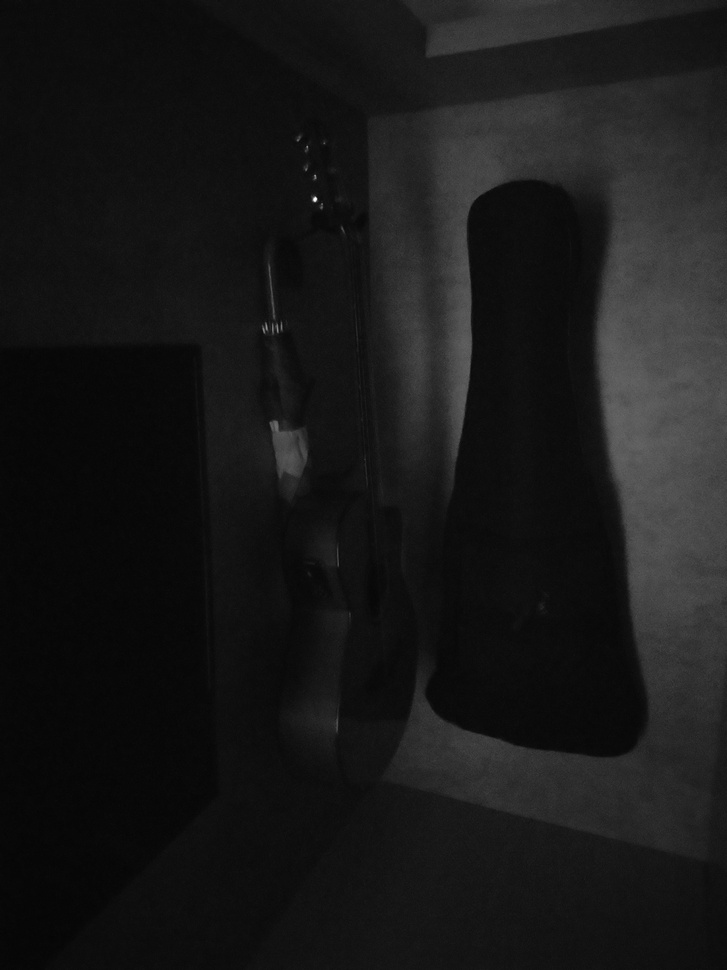
//> input picture dftfilter/exer10_pre.jpg, 727 x 970 px, shrunk from 3000 x 4000 before the run
$ ./dftfilter exer10_pre.jpg   (built with g++ and OpenCV 4)
//> lines starting //> are read from the running program, lines starting //| are printed output that depends on the picture
#include <iostream>
#include <vector>
#include <opencv2/opencv.hpp>

void swapQuadrants(cv::Mat& image) {
  cv::Mat tmp, A, B, C, D;

  // se a imagem tiver tamanho impar, recorta a regiao para o maior
  // tamanho par possivel (-2 = 1111...1110)
  image = image(cv::Rect(0, 0, image.cols & -2, image.rows & -2));

  int centerX = image.cols / 2;
  int centerY = image.rows / 2;

  // rearranja os quadrantes da transformada de Fourier de forma que
  // a origem fique no centro da imagem
  // A B   ->  D C
  // C D       B A
  A = image(cv::Rect(0, 0, centerX, centerY));
  B = image(cv::Rect(centerX, 0, centerX, centerY));
  C = image(cv::Rect(0, centerY, centerX, centerY));
  D = image(cv::Rect(centerX, centerY, centerX, centerY));

  // swap quadrants (Top-Left with Bottom-Right)
  A.copyTo(tmp);
  D.copyTo(A);
  tmp.copyTo(D);

  // swap quadrant (Top-Right with Bottom-Left)
  C.copyTo(tmp);
  B.copyTo(C);
  tmp.copyTo(B);
}

void makeFilter(const cv::Mat &image, cv::Mat &filter, float gL, float gH, float c, float D0){
    cv::Mat_<float> filter2D(image.rows, image.cols);
    int centerX = image.cols / 2;
    int centerY = image.rows / 2;

    for (int i = 0; i < image.rows; i++) {
        for (int j = 0; j < image.cols; j++) {
            filter2D.at<float>(i, j) = (gH - gL)*(1 - exp(-c*(((i - centerY)*(i - centerY) + (j - centerX)*(j - centerX))/(D0*D0)))) + gL;
        }
    }

    cv::Mat planes[] = {cv::Mat_<float>(filter2D), cv::Mat::zeros(filter2D.size(), CV_32F)};
    cv::merge(planes, 2, filter);
}

cv::Mat filter, complexImage, complexImageFiltered, image, result;
std::vector<cv::Mat> planos;
int gL = 1, gH = 2, c = 1, D0 = 4;

void applyFilter(int, void*) {
    // cria e aplica o filtro
    makeFilter(complexImage, filter, gL/10.0, gH/10.0, c/10.0, D0/10.0);
    cv::mulSpectrums(complexImage, filter, complexImageFiltered, 0);

    // calcula a DFT inversa
    swapQuadrants(complexImageFiltered);
    cv::idft(complexImageFiltered, complexImageFiltered);

    // planos[0] : Re(DFT(image)
    // planos[1] : Im(DFT(image)
    cv::split(complexImageFiltered, planos);

    // recorta a imagem filtrada para o tamanho original
    // selecionando a regiao de interesse (roi)
    cv::Rect roi(0, 0, image.cols, image.rows);
    result = planos[0](roi);

    // normaliza a parte real para exibicao
    cv::normalize(result, result, 0, 1, cv::NORM_MINMAX);

    cv::imshow("saida", result);
}

int main(int argc, char** argv) {
    cv::Mat padded;
    std::vector<cv::Mat> planos;

    // abre a imagem
    image = imread(argv[1], cv::IMREAD_GRAYSCALE);
//> image is the input picture: 970 rows x 727 cols, CV_8UC1; min 5, max 255, mean 24.2
    if (image.empty()) {
        std::cout << "Erro abrindo imagem" << argv[1] << std::endl;
        return EXIT_FAILURE;
    }

    // expande a imagem de entrada para o melhor tamanho no qual a DFT pode ser
    // executada, preenchendo com zeros a lateral inferior direita.
    int dft_M = cv::getOptimalDFTSize(image.rows);
//> dft_M = 972
    int dft_N = cv::getOptimalDFTSize(image.cols);
//> dft_N = 729
    cv::copyMakeBorder(image, padded, 0, dft_M - image.rows, 0, dft_N - image.cols, cv::BORDER_CONSTANT, cv::Scalar::all(0));

    // prepara a matriz complexa para ser preenchida
    // primeiro a parte real, contendo a imagem de entrada
    planos.push_back(cv::Mat_<float>(padded));
    // depois a parte imaginaria com valores nulos
    planos.push_back(cv::Mat::zeros(padded.size(), CV_32F));
//> planos[1]: 972 rows x 729 cols, CV_32FC1; every value is 0

    // combina os planos em uma unica estrutura de dados complexa
    cv::merge(planos, complexImage);

    // calcula a DFT
    cv::dft(complexImage, complexImage);

    // inverte os quadrantes
    swapQuadrants(complexImage);

    // cria uma janela para mostrar a saida
    cv::namedWindow("saida", cv::WINDOW_NORMAL);

    cv::createTrackbar("gL", "saida", &gL, 100, applyFilter, nullptr);
    cv::createTrackbar("gH", "saida", &gH, 100, applyFilter, nullptr);
    cv::createTrackbar("c", "saida", &c, 100, applyFilter, nullptr);
    cv::createTrackbar("D0", "saida", &D0, 100, applyFilter, nullptr);
    cv::waitKey();
//> in applyFilter, `cv::split(complexImageFiltered, planos);`:
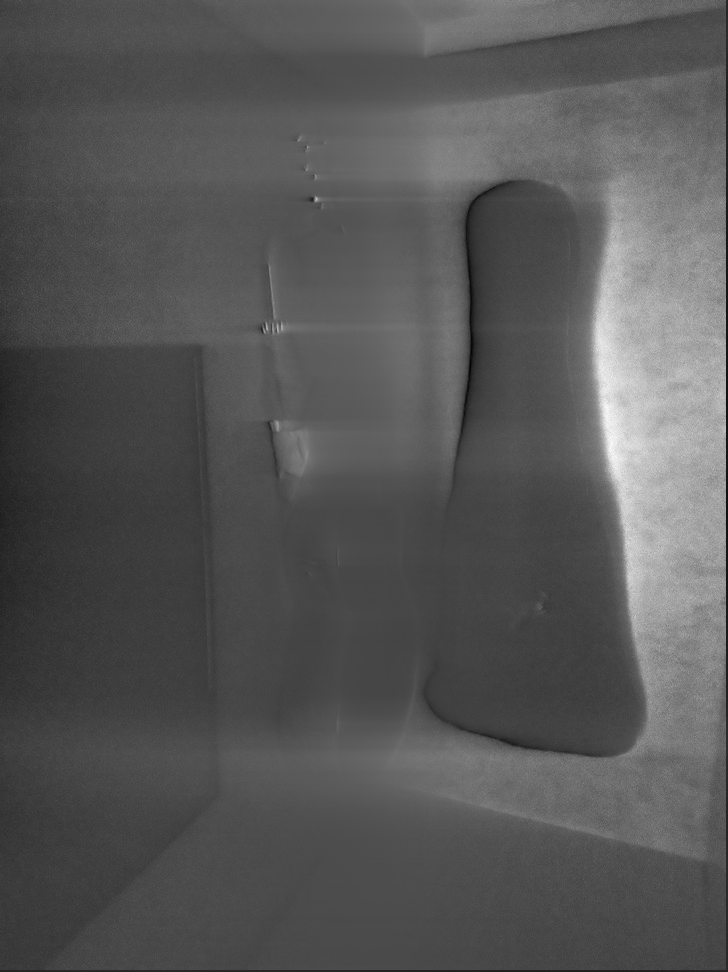
//> planos[0]: 972 rows x 728 cols, CV_32FC1; min -4080910.2, max 12863938, mean 1707565.2; drawn with min black and max white
//> in applyFilter, `cv::split(complexImageFiltered, planos);`:
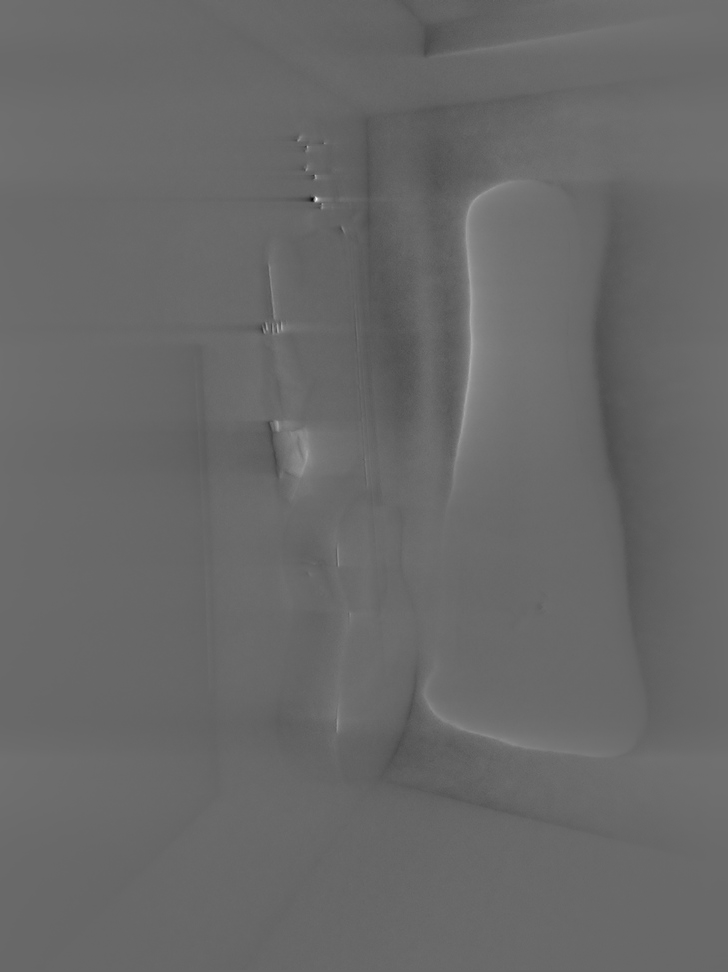
//> planos[1]: 972 rows x 728 cols, CV_32FC1; min -21196894, max 30391828, mean 0; drawn with min black and max white

    cv::imwrite("dft-filter.png", result * 255);
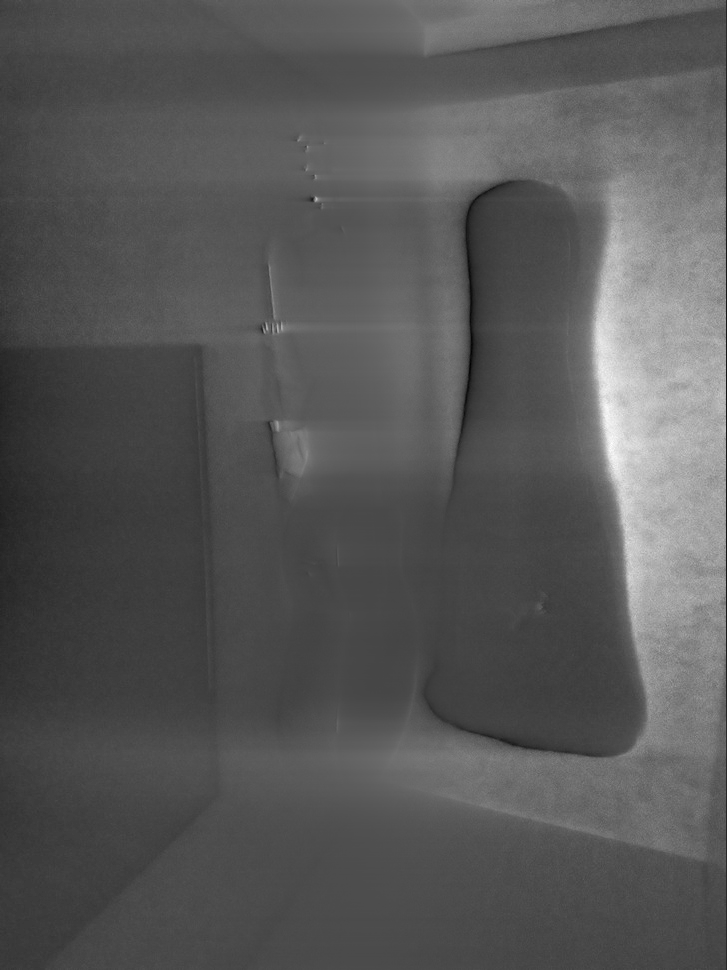
//> saved as dft-filter.png: 970 rows x 727 cols, CV_8UC1; min 0, max 255, mean 87.3
    return EXIT_SUCCESS;
}
